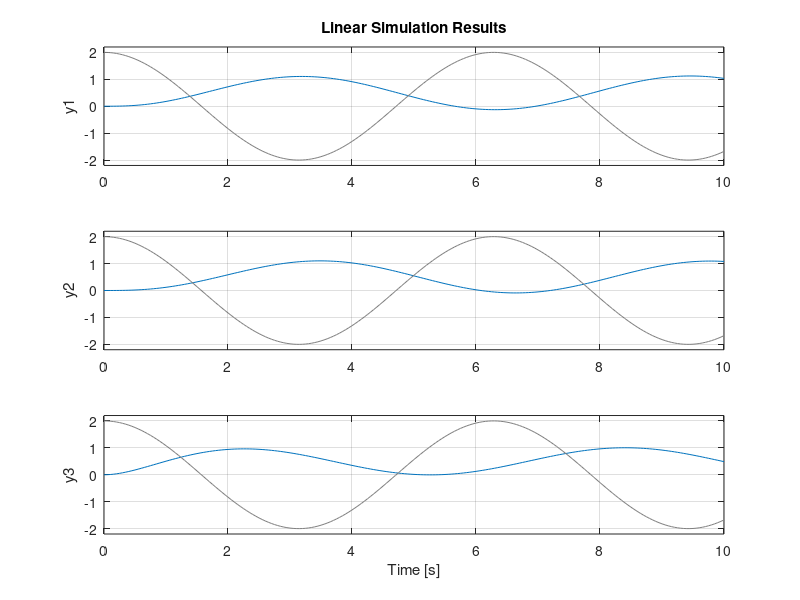

Write MATLAB code to recreate this figure. (Note: this script raises an error after producing the figure.)
clc; clear all; close all; format compact;
% Jack Vranicar
% jjv20@fsu.edu
%% HW1, Q 3.11

%% Parameters
m_3 = 1; % kg
m_2 = 2; %kg
m_1 = 1; %kg

f_v3 = 1; % N*s/m
f_v2 = 1; % N*s/m
f_v1 = 1; % N*s/m

k_2 = 1; % N/m
k_1 = 1; % N/m


%% A, B, C, D Matrices
A = [
    0 1 0 0 0 0
    (-k_2/m_1), (-f_v2-f_v3)/m_1, 0, f_v2/m_1, k_2/m_1, f_v3/m_1
    0 0 0 1 0 0
    0, f_v2/m_2, -k_1/m_2, (-f_v2-f_v1)/m_2, k_1/m_2, f_v1/m_2
    0 0 0 0 0 1
    k_2/m_3, f_v3/m_3, k_1/m_3, f_v1/m_3, (-k_1-k_2)/m_3, (-f_v3-f_v1)/m_3
    ];

B = [
    0;
    0;
    0;
    0;
    0;
    (1)/(m_3);
    ];

C = [

1 , 0 , 0 , 0 , 0 , 0 ;
0 , 0 , 1 , 0 , 0 , 0 ;
0 , 0 , 0 , 0 , 1 , 0 ;


];

D = 0;

%% Simulation

T = ss(A, B, C, D);

% Z = initial(T, [1 0 0 0 0 0], 10);
% times = linspace(0, 10, numel(Z(:,1)));

t = 0:.05:10;
f = 2*cos(t);

Z = lsim(T, f, t);

lsim(T,f,t);

%% Boxes
figure();
vid = VideoWriter("Question3_11.avi");
vid.FrameRate = 20;
vid.Quality = 85;
open(vid);

for i = 1:size(Z, 1)
    pause(.01);
    boxPlotter(Z(i,1), Z(i,2), Z(i,3));
    writeVideo(vid, getframe(gcf));
end
close(vid)

%%
%
% <include>boxPlotter.m</include>
%